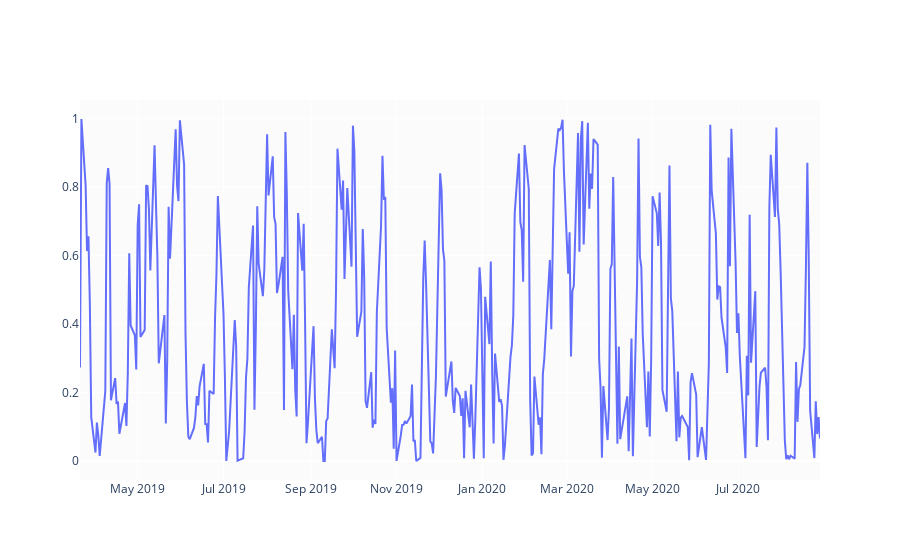

Notebook cell for this chart:
### Markdown cell above
### William’s %R

### Code cell
#considering the index of last year of Dija Data
fig = go.Figure(go.Scatter(x=dj_ti.Date.tail(365), y=dj_ti.William_R_percent.tail(365)))
fig.show()

### Figure 1 — Plotly figure (JSON) as saved in the notebook; plotly's stock layout.template omitted (floating-point values rounded to 4 significant figures; data arrays with more than 128 entries replaced by an {"elided": "..."} marker saying what was removed)
{"data": [{"type": "scatter", "x": {"elided": "365 str values"}, "y": {"elided": "365 float values"}}], "layout": {}}
